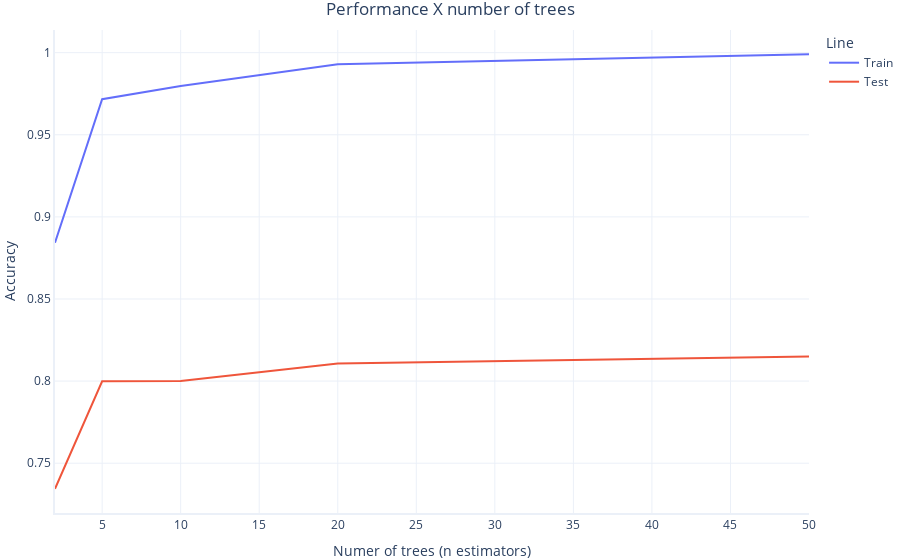
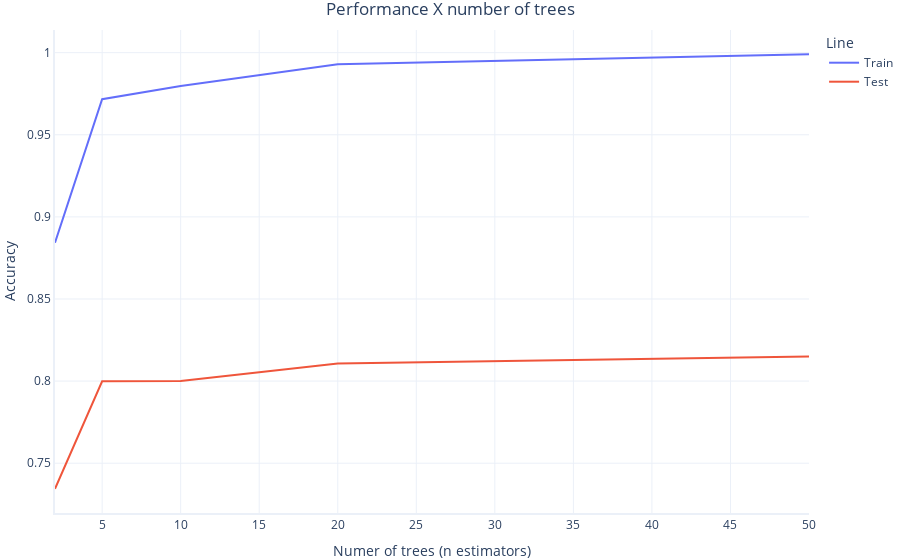

The notebook cell these images were saved under, in order:
### Code cell
import graphing

# n_estimators states how many trees to put in the model
# We will make one model for every entry in this list
# and see how well each model performs 
n_estimators = [2, 5, 10, 20, 50]

# Train our models and report their performance
train_accuracies = []
test_accuracies = []

for n_estimator in n_estimators:
    print("Preparing a model with", n_estimator, "trees...")

    # Prepare the model 
    rf = RandomForestClassifier(n_estimators=n_estimator, 
                                random_state=2, 
                                verbose=False)
    
    # Train and test the result
    train_accuracy, test_accuracy = fit_and_test_model(rf)

    # Save the results
    test_accuracies.append(test_accuracy)
    train_accuracies.append(train_accuracy)


# Plot results
graphing.line_2D(dict(Train=train_accuracies, Test=test_accuracies), 
                    n_estimators,
                    label_x="Numer of trees (n_estimators)",
                    label_y="Accuracy",
                    title="Performance X number of trees", show=True)

### Figure 1 — Plotly figure (JSON) as saved in the notebook; plotly's stock layout.template omitted (floating-point values rounded to 4 significant figures)
{"data": [{"hovertemplate": "Line=Train<br>Numer of trees (n estimators)=%{x}<br>Accuracy=%{y}<extra></extra>", "legendgroup": "Train", "marker": {"color": "#636efa", "size": 20, "symbol": "circle"}, "mode": "lines", "name": "Train", "orientation": "v", "showlegend": true, "type": "scatter", "x": [2, 5, 10, 20, 50], "xaxis": "x", "y": [0.8843, 0.9717, 0.9797, 0.9929, 0.9991], "yaxis": "y"}, {"hovertemplate": "Line=Test<br>Numer of trees (n estimators)=%{x}<br>Accuracy=%{y}<extra></extra>", "legendgroup": "Test", "marker": {"color": "#EF553B", "size": 20, "symbol": "circle"}, "mode": "lines", "name": "Test", "orientation": "v", "showlegend": true, "type": "scatter", "x": [2, 5, 10, 20, 50], "xaxis": "x", "y": [0.7344, 0.7999, 0.8, 0.8108, 0.815], "yaxis": "y"}], "layout": {"legend": {"title": {"text": "Line"}, "tracegroupgap": 0}, "title": {"text": "Performance X number of trees"}, "xaxis": {"anchor": "y", "domain": [0, 1], "range": [2, 50], "title": {"text": "Numer of trees (n estimators)"}}, "yaxis": {"anchor": "x", "domain": [0, 1], "title": {"text": "Accuracy"}}}}

### Figure 2 — Plotly figure (JSON) as saved in the notebook; plotly's stock layout.template omitted (floating-point values rounded to 4 significant figures)
{"data": [{"hovertemplate": "Line=Train<br>Numer of trees (n estimators)=%{x}<br>Accuracy=%{y}<extra></extra>", "legendgroup": "Train", "marker": {"color": "#636efa", "size": 20, "symbol": "circle"}, "mode": "lines", "name": "Train", "orientation": "v", "showlegend": true, "type": "scatter", "x": [2, 5, 10, 20, 50], "xaxis": "x", "y": [0.8843, 0.9717, 0.9797, 0.9929, 0.9991], "yaxis": "y"}, {"hovertemplate": "Line=Test<br>Numer of trees (n estimators)=%{x}<br>Accuracy=%{y}<extra></extra>", "legendgroup": "Test", "marker": {"color": "#EF553B", "size": 20, "symbol": "circle"}, "mode": "lines", "name": "Test", "orientation": "v", "showlegend": true, "type": "scatter", "x": [2, 5, 10, 20, 50], "xaxis": "x", "y": [0.7344, 0.7999, 0.8, 0.8108, 0.815], "yaxis": "y"}], "layout": {"legend": {"title": {"text": "Line"}, "tracegroupgap": 0}, "title": {"text": "Performance X number of trees"}, "xaxis": {"anchor": "y", "domain": [0, 1], "range": [2, 50], "title": {"text": "Numer of trees (n estimators)"}}, "yaxis": {"anchor": "x", "domain": [0, 1], "title": {"text": "Accuracy"}}}}
